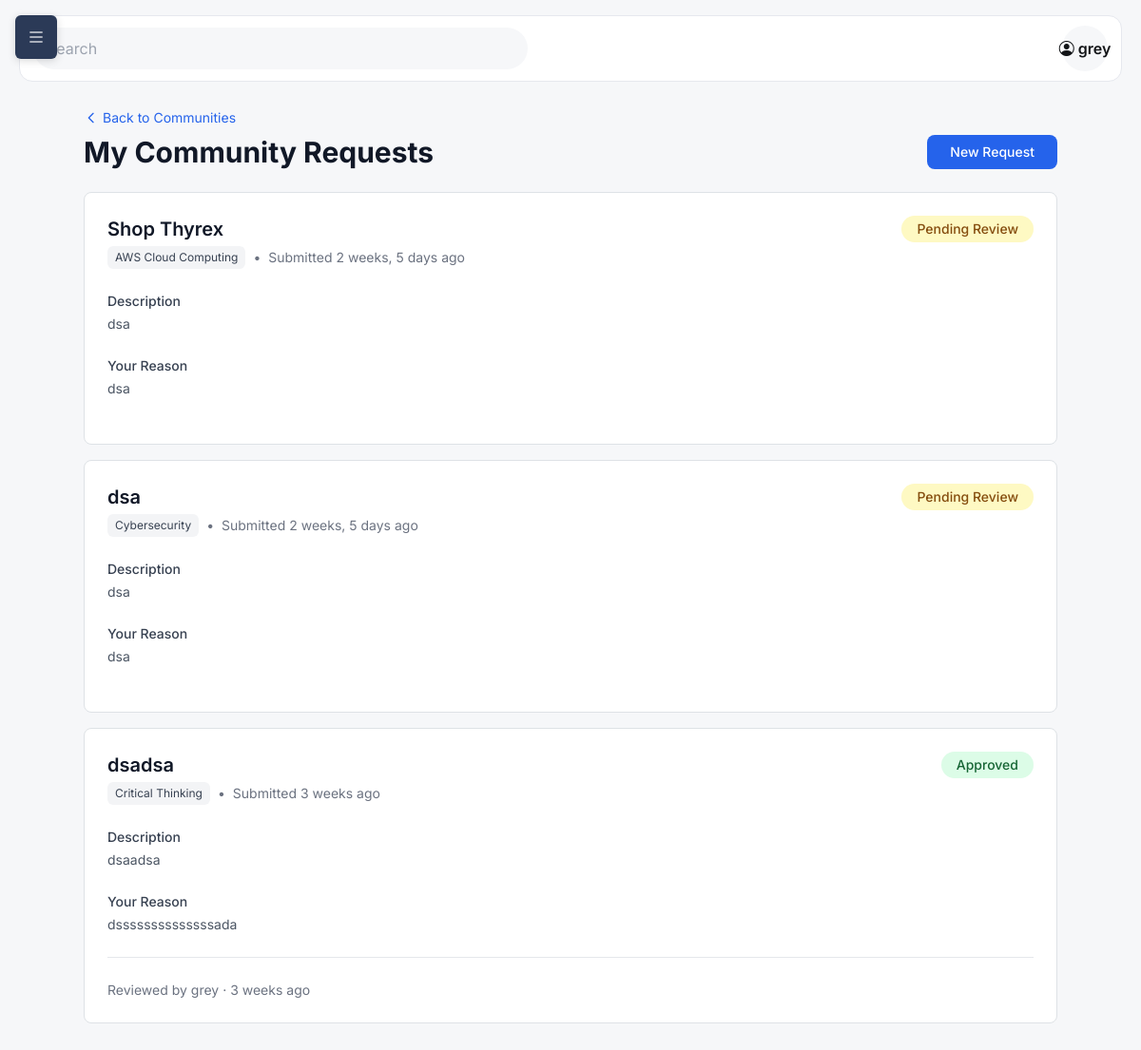
/communities/my-requests/ (signed in), run on an earlier commit of the app's database.
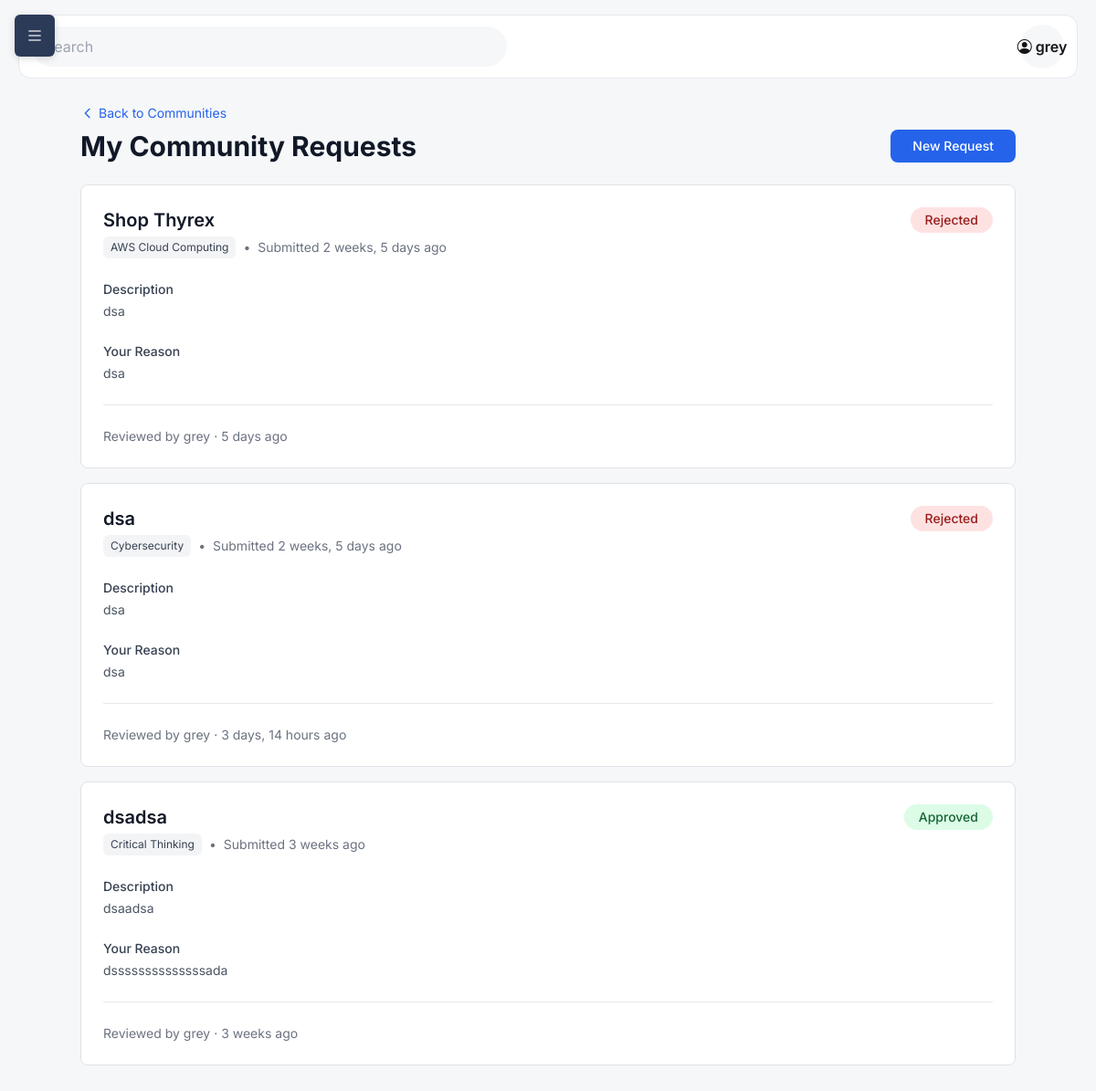
And on a later commit of the database.
### communities/models.py (models this page shows, shortened)
class CommunityRequest(models.Model):
    PENDING = 'pending'
    APPROVED = 'approved'
    REJECTED = 'rejected'
    STATUS_CHOICES = [
        (PENDING, 'Pending Review'),
        (APPROVED, 'Approved'),
        (REJECTED, 'Rejected'),
    ]
    requester = models.ForeignKey(settings.AUTH_USER_MODEL, on_delete=models.CASCADE, related_name='community_requests')
    name = models.CharField(max_length=140)
    skill = models.ForeignKey(Skill, on_delete=models.CASCADE)
    description = models.TextField()
    reason = models.TextField(help_text="Why do you want to create this community?")
    status = models.CharField(max_length=20, choices=STATUS_CHOICES, default=PENDING)
    admin_notes = models.TextField(blank=True)
    created_at = models.DateTimeField(auto_now_add=True)
    reviewed_at = models.DateTimeField(null=True, blank=True)
    reviewed_by = models.ForeignKey(settings.AUTH_USER_MODEL, on_delete=models.SET_NULL, null=True, blank=True, related_name='reviewed_requests')
    class Meta:
        ordering = ['-created_at']

### skills/models.py (models this page shows, shortened)
class Skill(models.Model):
    name = models.CharField(max_length=120, unique=True)
    description = models.TextField(blank=True)

### communities/views.py (the view)
# urls.py: path('my-requests/', views.my_community_requests, name='my_requests'),
@login_required
def my_community_requests(request):
    requests_list = CommunityRequest.objects.filter(
        requester=request.user
    ).select_related(
        'skill', 'reviewed_by'
    ).order_by('-created_at')
    return render(request, 'communities/my_requests.html', {'requests': requests_list})

### skills/templatetags/skills_tags.py (called while the page is built)
@register.simple_tag(takes_context=True)
def pending_trade_offers_count(context):
    request = context.get('request')
    if not request or not request.user.is_authenticated:
        return 0
    return ClassTradeOffer.objects.filter(
        receiver=request.user,
        status=ClassTradeOffer.PENDING
    ).count()

### communities/templates/communities/my_requests.html (shortened to what this page needs)
{% extends 'base.html' %}
{% block content %}
<div class="max-w-5xl mx-auto">
    <div class="mb-6">
        <a href="{% url 'communities:communities' %}" class="text-blue-600 hover:text-blue-700 text-sm flex items-center gap-1 mb-2">
            <svg class="h-4 w-4" fill="none" stroke="currentColor" viewBox="0 0 24 24">
                <path stroke-linecap="round" stroke-linejoin="round" stroke-width="2" d="M15 19l-7-7 7-7"></path>
            </svg>
            Back to Communities
        </a>
        <div class="flex items-center justify-between">
            <h1 class="text-3xl font-bold text-gray-900">My Community Requests</h1>
            <a href="{% url 'communities:request_community' %}" class="px-4 py-2 bg-blue-600 text-white rounded-lg hover:bg-blue-700 transition-colors font-medium text-sm">
                New Request
            </a>
        </div>
    </div>
    {% if requests %}
        <div class="space-y-4">
            {% for req in requests %}
                <div class="bg-white rounded-lg border border-gray-200 p-6">
                    <div class="flex items-start justify-between mb-4">
                        <div class="flex-1">
                            <h3 class="text-xl font-semibold text-gray-900">{{ req.name }}</h3>
                            <div class="flex items-center gap-2 text-sm text-gray-500 mt-1">
                                <span class="px-2 py-1 bg-gray-100 text-gray-700 rounded text-xs">{{ req.skill.name }}</span>
                                <span>•</span>
                                <span>Submitted {{ req.created_at|timesince }} ago</span>
                            </div>
                        </div>
                        {% if req.status == 'pending' %}
                            <span class="px-3 py-1 bg-yellow-100 text-yellow-800 rounded-full text-sm font-medium">
                                Pending Review
                            </span>
                        {% elif req.status == 'approved' %}
                            <span class="px-3 py-1 bg-green-100 text-green-800 rounded-full text-sm font-medium">
                                Approved
                            </span>
                        {% elif req.status == 'rejected' %}
                            <span class="px-3 py-1 bg-red-100 text-red-800 rounded-full text-sm font-medium">
                                Rejected
                            </span>
                        {% endif %}
                    </div>
                    <div class="mb-4">
                        <h4 class="text-sm font-medium text-gray-700 mb-1">Description</h4>
                        <p class="text-gray-600 text-sm">{{ req.description }}</p>
                    </div>
                    <div class="mb-4">
                        <h4 class="text-sm font-medium text-gray-700 mb-1">Your Reason</h4>
                        <p class="text-gray-600 text-sm">{{ req.reason }}</p>
                    </div>
                    {% if req.reviewed_at %}
                        <div class="border-t border-gray-200 pt-4 text-sm text-gray-500">
                            <span>Reviewed by {{ req.reviewed_by.username }} · {{ req.reviewed_at|timesince }} ago</span>
                        </div>
                    {% endif %}
                </div>
            {% endfor %}
        </div>
    {% endif %}
</div>
{% endblock %}

What changed in the data, as far as the page shows it:
changed CommunityRequest "Shop Thyrex": reviewed_by.username (not shown) → "grey"; reviewed_at (not shown) → "5 days"; status "Pending Review" → "Rejected"
changed CommunityRequest "Cybersecurity": reviewed_by.username (not shown) → "grey"; reviewed_at (not shown) → "3 days, 14 hours"; status "Pending Review" → "Rejected"
